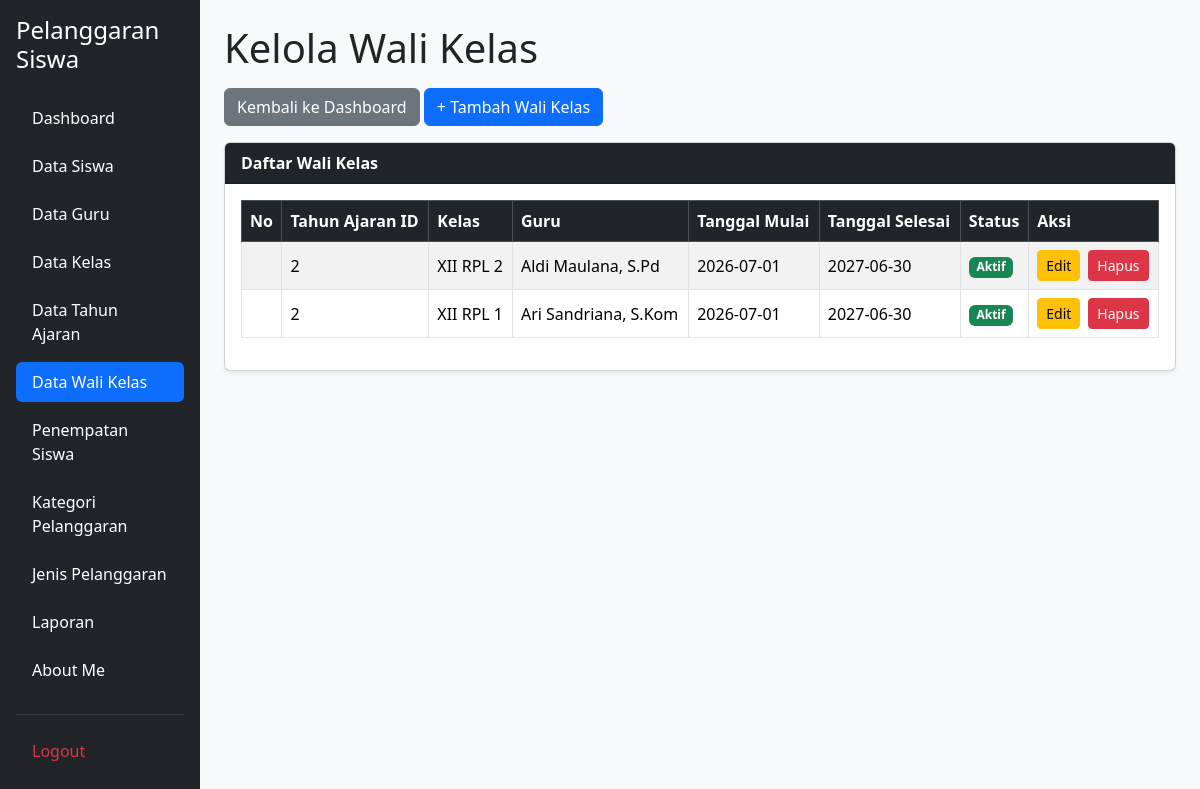
The page /kelola_wali_kelas.php (signed in) on the database its author committed.
### tables this page shows
CREATE TABLE `t_wali_kelas` (
  `id` int(11) NOT NULL,
  `tahun_ajaran_id` int(11) DEFAULT NULL,
  `kelas_id` int(11) DEFAULT NULL,
  `guru_id` int(11) DEFAULT NULL,
  `tanggal_mulai` date NOT NULL,
  `tanggal_selesai` date NOT NULL,
  `status_aktif` tinyint(1) NOT NULL,
  `created_at` timestamp NOT NULL DEFAULT current_timestamp(),
  `updated_at` timestamp NOT NULL DEFAULT current_timestamp()
);

CREATE TABLE `t_kelas` (
  `id` int(11) NOT NULL,
  `nama` varchar(100) DEFAULT NULL,
  `tingkat` varchar(20) NOT NULL,
  `jurusan` varchar(100) NOT NULL,
  `status_aktif` tinyint(1) NOT NULL,
  `created_at` timestamp NOT NULL DEFAULT current_timestamp(),
  `updated_at` timestamp NOT NULL DEFAULT current_timestamp()
);

CREATE TABLE `t_guru` (
  `id` int(11) NOT NULL,
  `nip` varchar(18) NOT NULL,
  `nama` varchar(150) DEFAULT NULL,
  `email` varchar(150) NOT NULL,
  `status_aktif` tinyint(1) NOT NULL,
  `user_id` int(11) NOT NULL,
  `created_at` timestamp NOT NULL DEFAULT current_timestamp(),
  `updated_at` timestamp NOT NULL DEFAULT current_timestamp()
);

### kelola_wali_kelas.php (the view, shortened to what this page needs)
<?php
include 'config/koneksi.php';
$sql = "SELECT
            w.*,
            k.nama AS nama_kelas,
            g.nama AS nama_guru
        FROM t_wali_kelas w
        LEFT JOIN t_kelas k ON w.kelas_id = k.id
        LEFT JOIN t_guru g ON w.guru_id = g.id
        ORDER BY w.id DESC";
$hasil = mysqli_query($koneksi, $sql);
?>
<!DOCTYPE html>
<html lang="id">
<head>
    <link href="https://cdn.jsdelivr.net/npm/bootstrap@5.3.8/dist/css/bootstrap.min.css"
        rel="stylesheet">
    <link href="https://cdn.datatables.net/2.3.4/css/dataTables.bootstrap5.min.css"
        rel="stylesheet">
</head>
<body>
    <div class="container-fluid">
        <div class="row">
            <?php include 'layout/sidebar.php'; ?>
            <main class="col-md-9 col-lg-10 p-4">
                <h1 class="mb-3">Kelola Wali Kelas</h1>
                <div class="mb-3">
                    <a href="dashboard.php" class="btn btn-secondary">
                        Kembali ke Dashboard
                    </a>
                    <a href="tambah_wali_kelas.php" class="btn btn-primary">
                        + Tambah Wali Kelas
                    </a>
                </div>
                <div class="card shadow-sm">
                    <div class="card-header">
                        Daftar Wali Kelas
                    </div>
                    <div class="card-body">
                        <div class="table-responsive">
                            <table id="tabelWaliKelas"
                                class="table table-striped table-bordered table-hover align-middle w-100">
                                <thead class="table-dark">
                                    <tr>
                                        <th>No</th>
                                        <th>Tahun Ajaran ID</th>
                                        <th>Kelas</th>
                                        <th>Guru</th>
                                        <th>Tanggal Mulai</th>
                                        <th>Tanggal Selesai</th>
                                        <th>Status</th>
                                        <th>Aksi</th>
                                    </tr>
                                </thead>
                                <tbody>
                                    <?php while ($row = mysqli_fetch_assoc($hasil)) { ?>
                                        <tr>
                                            <td></td>
                                            <td>
                                                <?= htmlspecialchars((string) ($row['tahun_ajaran_id'] ?? '')) ?>
                                            </td>
                                            <td>
                                                <?= htmlspecialchars($row['nama_kelas'] ?? '-') ?>
                                            </td>
                                            <td>
                                                <?= htmlspecialchars($row['nama_guru'] ?? '-') ?>
                                            </td>
                                            <td>
                                                <?= htmlspecialchars($row['tanggal_mulai'] ?? '-') ?>
                                            </td>
                                            <td>
                                                <?= htmlspecialchars($row['tanggal_selesai'] ?? '-') ?>
                                            </td>
                                            <td>
                                                <?php if ((int) ($row['status_aktif'] ?? 0) === 1) { ?>
                                                    <span class="badge bg-success">
                                                        Aktif
                                                    </span>
                                                <?php } else { ?>
                                                    <span class="badge bg-danger">
                                                        Tidak Aktif
                                                    </span>
                                                <?php } ?>
                                            </td>
                                            <td>
                                                <div class="d-flex gap-2">
                                                    <a href="edit_wali_kelas.php?id=<?= urlencode((string) $row['id']) ?>"
                                                        class="btn btn-warning btn-sm">
                                                        Edit
                                                    </a>
                                                    <a href="hapus_wali_kelas.php?id=<?= urlencode((string) $row['id']) ?>"
                                                        class="btn btn-danger btn-sm"
                                                        onclick="return confirm('Yakin ingin menghapus data wali kelas ini?');">
                                                        Hapus
                                                    </a>
                                                </div>
                                            </td>
                                        </tr>
                                    <?php } ?>
                                </tbody>
                            </table>
                        </div>
                    </div>
                </div>
            </main>
        </div>
    </div>
</body>
</html>

### kelola_wali_kelas.php (style rules this page uses)
body { background-color: #f8f9fa; }
.card-header { background-color: #212529; color: white; font-weight: bold; }
.table thead th { white-space: nowrap; }
.table td { vertical-align: middle; }

### rows shown on the page
t_wali_kelas: tahun_ajaran "2", kelas.nama "XII RPL 2", guru.nama "Aldi Maulana, S.Pd", tanggal_mulai "2026-07-01", tanggal_selesai "2027-06-30", status_aktif "Aktif"
t_wali_kelas: tahun_ajaran "2", kelas.nama "XII RPL 1", guru.nama "Ari Sandriana, S.Kom", tanggal_mulai "2026-07-01", tanggal_selesai "2027-06-30", status_aktif "Aktif"
